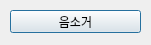
<?xml version="1.0" encoding="UTF-8"?>
<ui version="4.0">
 <class>Dialog</class>
 <widget class="QDialog" name="Dialog">
  <property name="geometry">
   <rect>
    <x>0</x>
    <y>0</y>
    <width>151</width>
    <height>45</height>
   </rect>
  </property>
  <property name="windowTitle">
   <string>Dialog</string>
  </property>
  <widget class="QPushButton" name="pushButton">
   <property name="geometry">
    <rect>
     <x>10</x>
     <y>10</y>
     <width>131</width>
     <height>23</height>
    </rect>
   </property>
   <property name="text">
    <string>음소거</string>
   </property>
  </widget>
 </widget>
 <resources/>
 <connections/>
</ui>
